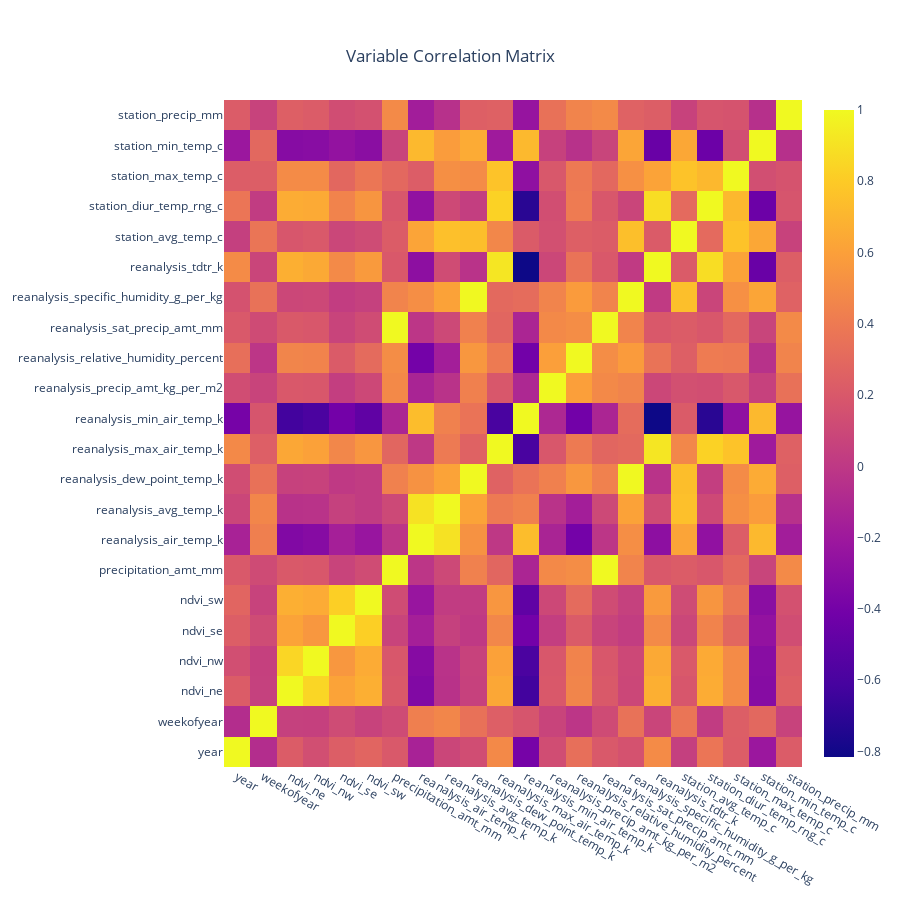
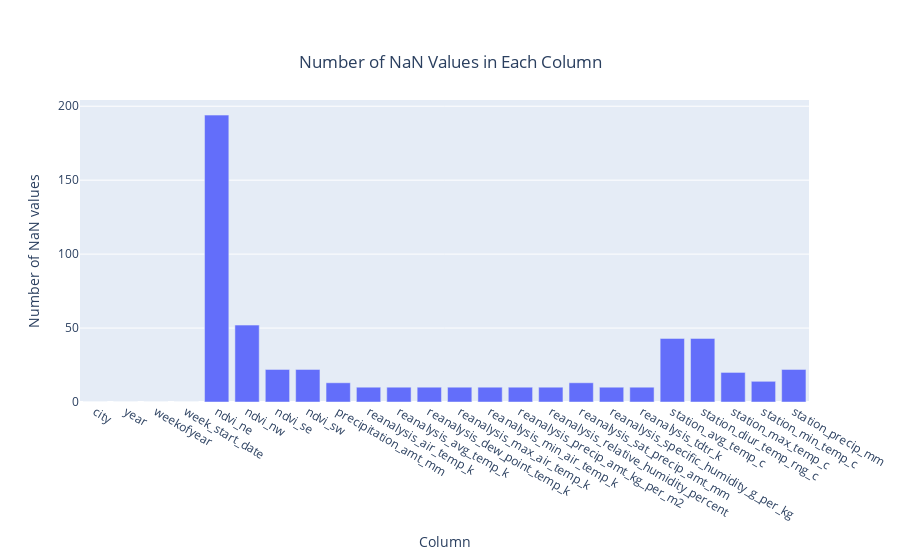
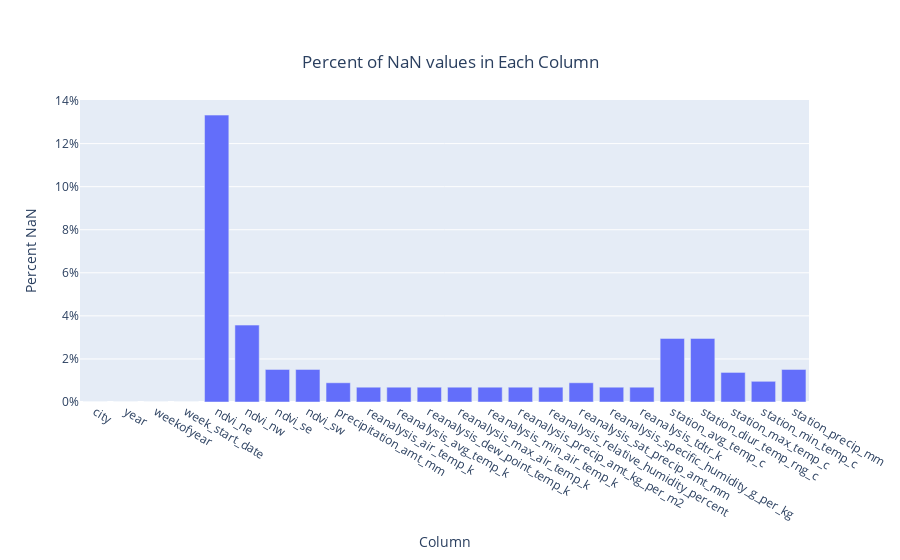

The notebook cell saved with these charts, in order:
### Code cell
v.correlation_plot(df).show()
v.num_nan_plot(df).show()
v.percent_nan_plot(df).show()

### Figure 1 — Plotly figure (JSON) as saved in the notebook; plotly's stock layout.template omitted (floating-point values rounded to 4 significant figures; data arrays with more than 128 entries replaced by an {"elided": "..."} marker saying what was removed)
{"data": [{"hoverongaps": false, "type": "heatmap", "x": ["year", "weekofyear", "ndvi_ne", "ndvi_nw", "ndvi_se", "ndvi_sw", "precipitation_amt_mm", "reanalysis_air_temp_k", "reanalysis_avg_temp_k", "reanalysis_dew_point_temp_k", "reanalysis_max_air_temp_k", "reanalysis_min_air_temp_k", "reanalysis_precip_amt_kg_per_m2", "reanalysis_relative_humidity_percent", "reanalysis_sat_precip_amt_mm", "reanalysis_specific_humidity_g_per_kg", "reanalysis_tdtr_k", "station_avg_temp_c", "station_diur_temp_rng_c", "station_max_temp_c", "station_min_temp_c", "station_precip_mm"], "y": ["year", "weekofyear", "ndvi_ne", "ndvi_nw", "ndvi_se", "ndvi_sw", "precipitation_amt_mm", "reanalysis_air_temp_k", "reanalysis_avg_temp_k", "reanalysis_dew_point_temp_k", "reanalysis_max_air_temp_k", "reanalysis_min_air_temp_k", "reanalysis_precip_amt_kg_per_m2", "reanalysis_relative_humidity_percent", "reanalysis_sat_precip_amt_mm", "reanalysis_specific_humidity_g_per_kg", "reanalysis_tdtr_k", "station_avg_temp_c", "station_diur_temp_rng_c", "station_max_temp_c", "station_min_temp_c", "station_precip_mm"], "z": {"elided": "22x22 float values"}}], "layout": {"height": 900, "title": {"text": "Variable Correlation Matrix", "x": 0.5, "xanchor": "center", "yanchor": "top"}, "width": 900}}

### Figure 2 — Plotly figure (JSON) as saved in the notebook; plotly's stock layout.template omitted (floating-point values rounded to 4 significant figures)
{"data": [{"type": "bar", "x": ["city", "year", "weekofyear", "week_start_date", "ndvi_ne", "ndvi_nw", "ndvi_se", "ndvi_sw", "precipitation_amt_mm", "reanalysis_air_temp_k", "reanalysis_avg_temp_k", "reanalysis_dew_point_temp_k", "reanalysis_max_air_temp_k", "reanalysis_min_air_temp_k", "reanalysis_precip_amt_kg_per_m2", "reanalysis_relative_humidity_percent", "reanalysis_sat_precip_amt_mm", "reanalysis_specific_humidity_g_per_kg", "reanalysis_tdtr_k", "station_avg_temp_c", "station_diur_temp_rng_c", "station_max_temp_c", "station_min_temp_c", "station_precip_mm"], "y": [0, 0, 0, 0, 194, 52, 22, 22, 13, 10, 10, 10, 10, 10, 10, 10, 13, 10, 10, 43, 43, 20, 14, 22]}], "layout": {"title": {"text": "Number of NaN Values in Each Column", "x": 0.5, "xanchor": "center", "y": 0.9, "yanchor": "top"}, "xaxis": {"title": {"text": "Column"}}, "yaxis": {"rangemode": "nonnegative", "title": {"text": "Number of NaN values"}}}}

### Figure 3 — Plotly figure (JSON) as saved in the notebook; plotly's stock layout.template omitted (floating-point values rounded to 4 significant figures)
{"data": [{"type": "bar", "x": ["city", "year", "weekofyear", "week_start_date", "ndvi_ne", "ndvi_nw", "ndvi_se", "ndvi_sw", "precipitation_amt_mm", "reanalysis_air_temp_k", "reanalysis_avg_temp_k", "reanalysis_dew_point_temp_k", "reanalysis_max_air_temp_k", "reanalysis_min_air_temp_k", "reanalysis_precip_amt_kg_per_m2", "reanalysis_relative_humidity_percent", "reanalysis_sat_precip_amt_mm", "reanalysis_specific_humidity_g_per_kg", "reanalysis_tdtr_k", "station_avg_temp_c", "station_diur_temp_rng_c", "station_max_temp_c", "station_min_temp_c", "station_precip_mm"], "y": [0, 0, 0, 0, 0.1332, 0.03571, 0.01511, 0.01511, 0.008929, 0.006868, 0.006868, 0.006868, 0.006868, 0.006868, 0.006868, 0.006868, 0.008929, 0.006868, 0.006868, 0.02953, 0.02953, 0.01374, 0.009615, 0.01511]}], "layout": {"title": {"text": "Percent of NaN values in Each Column", "x": 0.5, "xanchor": "center", "y": 0.9, "yanchor": "top"}, "xaxis": {"title": {"text": "Column"}}, "yaxis": {"rangemode": "nonnegative", "tickformat": ".0%", "title": {"text": "Percent NaN"}}}}
